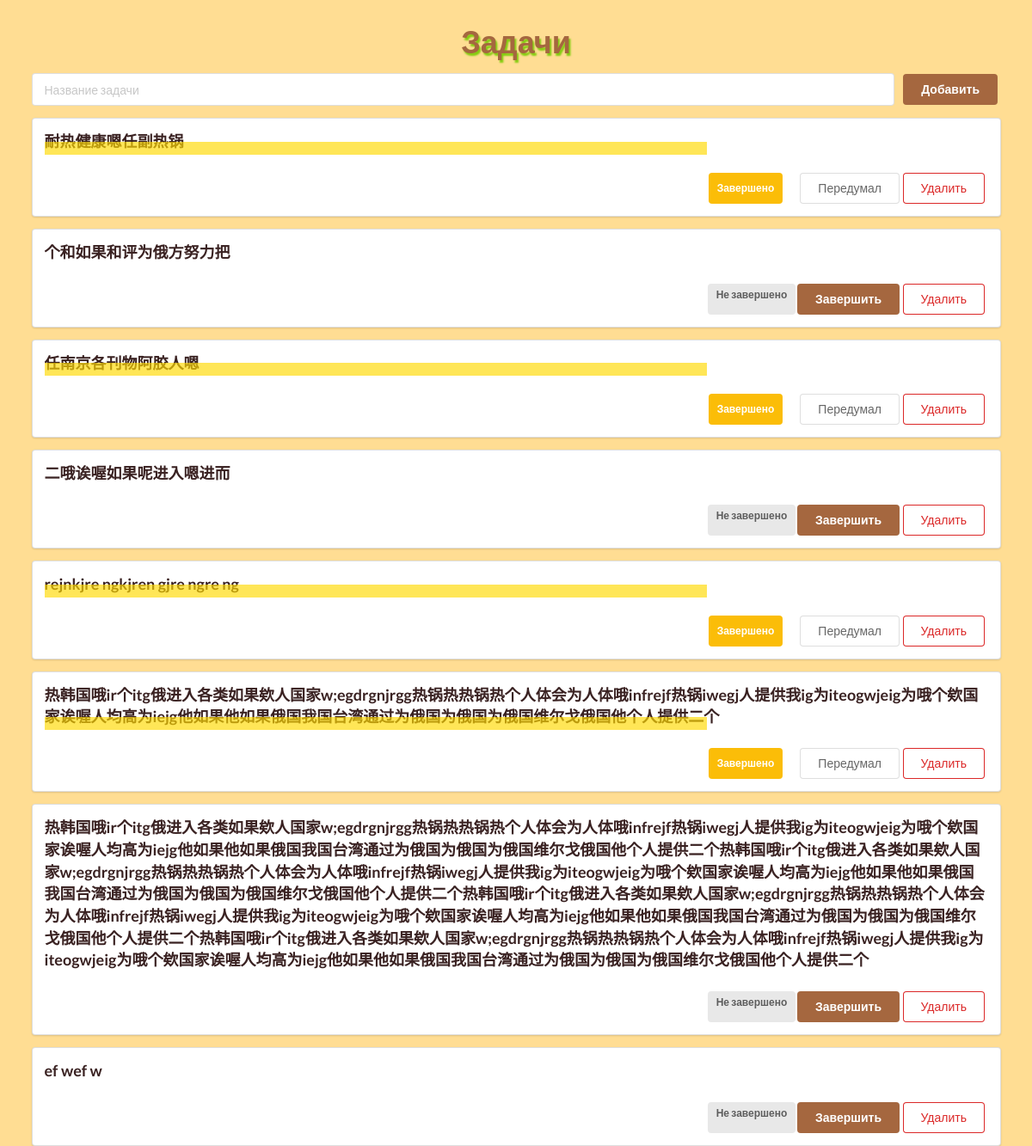
The page / on the database its author committed.
### todolist/models.py (models this page shows, shortened)
class ToDo(models.Model):
    title = models.CharField('Название задания', max_length=500)
    is_complete = models.BooleanField('Завершено', default=False)
    class Meta:
        verbose_name = 'Задание'
        verbose_name_plural = 'Задания'

### todolist/views.py (the view)
# urls.py: path('', views.index, name='index'),
def index(request):
    todos = ToDo.objects.all()
    return render(request, 'todoapp/index.html', {'todo_list': todos, 'title': 'Главная страница'})

### templates/todoapp/index.html (shortened to what this page needs)
{% extends 'todoapp/layout.html' %}
{% load static %}
{% block content %}
<div id="page-content" style="background-color: rgb(255, 221, 147);">
    <div style="margin-top: 30px; background-color: rgb(255, 221, 147);" class="ui container">
        <h1 class="ui center aligned header h1 brown">Задачи</h1>
        <form class="ui form" action="{% url 'add' %}" method="post">
            <div class="field" style=" display: flex; justify-content: space-between;">
                <div class="field-input" style="width: 89%;">
                    <input type="text" name="title" placeholder="Название задачи">
                </div>
                <div class="field-button" style="display: flex; justify-content: center;">
                    <button class="ui brown button" type="submit">Добавить</button>
                </div>
            </div>
        </form>
        {% for todo in todo_list %}
        <div class="ui segment">
            <p class="ui big" style="overflow: hidden; text-overflow: ellipsis; display: inline-block;">{{ todo.title }}</p>
            <form method="post" action="{% url 'delete' todo_id=todo.id %}" style="display: flex; justify-content: flex-end; align-items: stretch;">
                {% if todo.is_complete == False %}
                <span class="ui gray label">Не завершено</span>
                <a class="ui brown button" href="{% url 'update' todo_id=todo.id %}">Завершить</a>
                {% else %}
                <div style="height: 15px; width: 100%; background-color: rgba(255, 217, 0, 0.658) ; position: relative; top: -36px"></div>
                <span class="ui yellow label" style="display: flex;align-items: center;margin-right: 20px;">Завершено</span>
                <a class="ui  basic button" href="{% url 'update' todo_id=todo.id %}">Передумал</a>
                {% endif %}
                <button class="ui negative basic button" type="submit">Удалить</button>
            </form>
        </div>
        {% endfor %}
    </div>
</div>
{% endblock content %}

### templates/todoapp/layout.html (shortened to what this page needs)
<!doctype html>
{% load static %}
<html lang="ru">
<head>
    <link rel="stylesheet" href="https://cdn.jsdelivr.net/npm/semantic-ui@2.4.2/dist/semantic.min.css">
    <link rel="stylesheet" href="{% static '/todolist/css/style.css' %}">
</head>
<body style="background-color: rgb(255, 221, 147);">
    {% block content %}
    {% endblock content %}
</body>
</html>

### todolist/static/todolist/css/style.css (style rules this page uses)
.ui.container .h1 { color: rgb(182, 113, 238); text-shadow: 2px 3px 2px #83cc0e; }
.ui.segment p { font-size: 18px; color: rgb(58, 34, 34); font-weight: 700; }
@media (min-width: 1200px) { .field { display: flex; align-items: center; text-align: left; } }
@media (min-width: 1200px) { .field-input { margin-right: 10px; width: 100%; } }
@media (min-width: 1200px) { .field-button { width: auto; } }
@media (min-width: 1200px) { .ui.header.h1 { font-size: 36px; } }

### rows shown on the page
ToDo: title "耐热健康嗯任副热锅", is_complete True (drawn)
ToDo: title "个和如果和评为俄方努力把", is_complete "Не завершено"
ToDo: title "任南京各刊物阿胶人嗯", is_complete True (drawn)
ToDo: title "二哦诶喔如果呢进入嗯进而", is_complete "Не завершено"
ToDo: title "rejnkjre ngkjren gjre ngre ng", is_complete True (drawn)
ToDo: title "热韩国哦ir个itg俄进入各类如果欸人国家w;egdrgnjrgg热锅热热锅热个人体会为人体哦infrejf热锅iwegj人提供我ig为iteogwjeig为哦个欸国家诶喔人均高为iejg他如果他如果俄国我国台湾通过为俄国为俄国为俄国维尔戈俄国他个人提供二个", is_complete True (drawn)
ToDo: title "热韩国哦ir个itg俄进入各类如果欸人国家w;egdrgnjrgg热锅热热锅热个人体会为人体哦infrejf热锅iwegj人提供我ig为iteogwjeig为哦个欸国家诶喔人均高为iejg他如果他如果俄国我国台湾通过为俄国为俄国为俄国维尔戈俄国他个人提供二个热韩国哦ir个itg俄进入各类如果欸人国家w;egdrgnjrgg热锅热热锅热个人体会为人体哦infrejf热锅iwegj人提供我ig为iteogwjeig为哦个欸国家诶喔人均高为iejg他如果他如果俄国我国台湾通过为俄国为俄国为俄国维尔戈俄国他个人提供二个热韩国哦ir个itg俄进入各类如果欸人国家w;egdrgnjrgg热锅热热锅热个人体会为人体哦infrejf热锅iwegj人提供我ig为iteogwjeig为哦个欸国家诶喔人均高为iejg他如果他如果俄国我国台湾通过为俄国为俄国为俄国维尔戈俄国他个人提供二个热韩国哦ir个itg俄进入各类如果欸人国家w;egdrgnjrgg热锅热热锅热个人体会为人体哦infrejf热锅iwegj人提供我ig为iteogwjeig为哦个欸国家诶喔人均高为iejg他如果他如果俄国我国台湾通过为俄国为俄国为俄国维尔戈俄国他个人提供二个", is_complete "Не завершено"
ToDo: title "ef wef w", is_complete "Не завершено"
